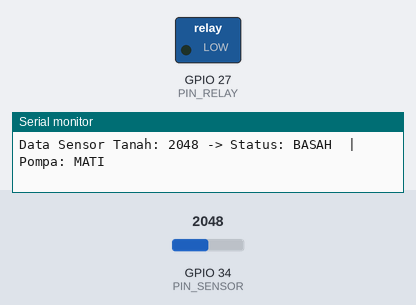
A sketch run on a simulated ESP32. Shown: switched loads named in the sketch (green lamp = pin HIGH), the last lines printed to the serial monitor. The inputs (shaded band) are chosen by the test bench; at power-on: GPIO 34 (PIN_SENSOR) = 2048.

Above: at 2.2 s.
2.3 s: GPIO 34 (PIN_SENSOR) set to 2457
4.2 s: GPIO 34 (PIN_SENSOR) set to 2539
At 5.7 s:
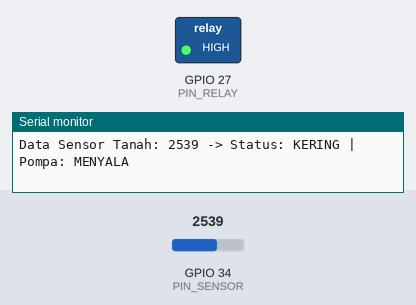
6.5 s: GPIO 34 (PIN_SENSOR) set to 2460
At 7.3 s:
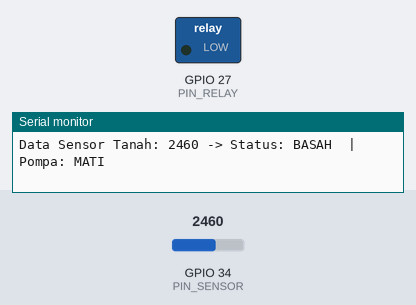
8.5 s: GPIO 34 (PIN_SENSOR) set to 2540
At 10.0 s:
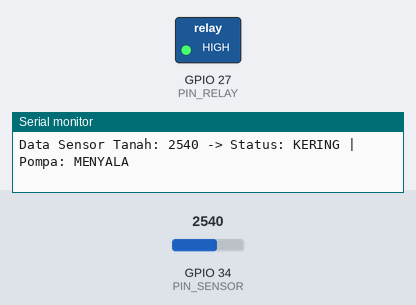
Timing chart, 0 to 11.5 s (numbered marks = the images above; inputs shaded):
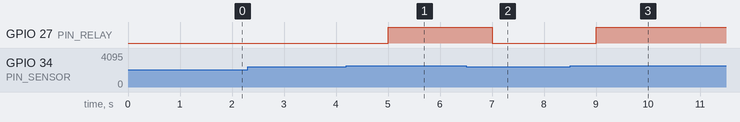

The sketch:

i.ino
```cpp
/**
 * PRAKTIKUM SMART AGRICULTURE (IRIGASI OTOMATIS)
 * Mikrokontroler : ESP32
 * Sensor         : Potensiometer di Pin 34 (Simulasi Kelembaban Tanah)
 * Aktuator       : Modul Relay di Pin 27 (Simulasi Pompa Air / LED)
 */

// --- 1. DEKLARASI PIN ---
const int PIN_SENSOR = 34;  // Pin analog untuk membaca Potensiometer
const int PIN_RELAY  = 27;  // Pin digital untuk mengontrol Modul Relay

// --- 2. PENGATURAN AMBANG BATAS (THRESHOLD) ---
// Nilai ADC ESP32 adalah 0 - 4095.
// Asumsi simulasi: 0 = Sangat Basah, 4095 = Sangat Kering.
// Kita tetapkan batas 2500. Jika di atas 2500, tanah dianggap butuh air.
const int THRESHOLD_KERING = 2500;

void setup() {
  // Inisialisasi komunikasi serial untuk monitoring data di layar
  Serial.begin(115200);

  // Konfigurasi mode pin
  pinMode(PIN_SENSOR, INPUT);
  pinMode(PIN_RELAY, OUTPUT);

  // Memastikan pompa (Relay) dalam keadaan mati saat sistem pertama kali menyala
  digitalWrite(PIN_RELAY, LOW);

  Serial.println("=== Sistem Irigasi Cerdas Diinisialisasi ===");
  Serial.println("Memulai pembacaan kondisi tanah...\n");
  delay(1000); // Jeda 1 detik sebelum masuk ke fungsi loop
}

void loop() {
  // --- 3. AKUISISI DATA ---
  // Membaca nilai dari Potensiometer (0 - 4095)
  int nilaiKelembaban = analogRead(PIN_SENSOR);

  // Menampilkan nilai numerik ke Serial Monitor
  Serial.print("Data Sensor Tanah: ");
  Serial.print(nilaiKelembaban);

  // --- 4. LOGIKA PENGAMBILAN KEPUTUSAN (KONTROL POMPA) ---
  if (nilaiKelembaban > THRESHOLD_KERING) {
    // Kondisi: Tanah Kering
    digitalWrite(PIN_RELAY, HIGH); // Mengaktifkan Relay (Pompa / LED Menyala)
    Serial.println(" -> Status: KERING | Pompa: MENYALA");
  }
  else {
    // Kondisi: Tanah Basah / Cukup Air
    digitalWrite(PIN_RELAY, LOW);  // Mematikan Relay (Pompa / LED Padam)
    Serial.println(" -> Status: BASAH  | Pompa: MATI");
  }

  // --- 5. JEDA PENGIRIMAN DATA ---
  // Jeda 1 detik agar data tidak terlalu cepat memenuhi layar Serial Monitor
  // Pada implementasi IoT sungguhan, jeda ini bisa diatur setiap 5 atau 10 menit.
  delay(1000);
}
```

Measured:
- the behaviour switches between 2500 and 2501 on GPIO 34 (PIN_SENSOR) (found by bisection; images 0 and 1)
- after the input at 4.2 s, GPIO 27 (PIN_RELAY): LOW → HIGH after 0.80 s
- after the input at 6.5 s, GPIO 27 (PIN_RELAY): HIGH → LOW after 0.50 s
- after the input at 8.5 s, GPIO 27 (PIN_RELAY): LOW → HIGH after 0.51 s
